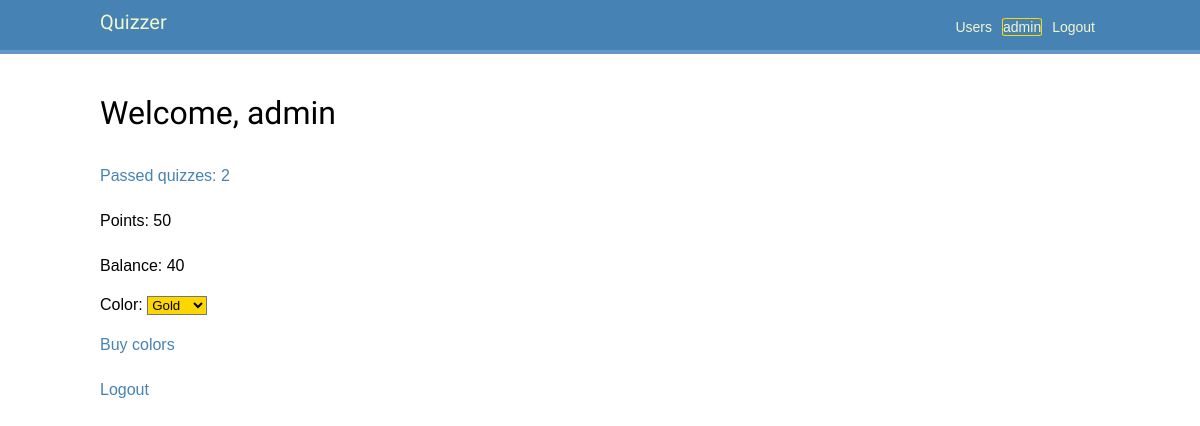
The page /users/profile/1 (signed in) on the database its author committed.
### users/models.py (models this page shows, shortened)
class User(AbstractUser):
    balance = models.IntegerField(default=0)
    color = models.ForeignKey(to=Color, on_delete=models.CASCADE,
        related_name='users')  # default= ?
    colors = models.ManyToManyField(Color)  # Need to add default (fabrik?)
    answers = models.ManyToManyField(Answer, blank=True)
    @property
    def total_points(self) -> int:  # total_score? rating?
        return self.answers.filter(
            correctanswer__answer_id=models.F('id')  # the answer is correct
        ).aggregate(
            models.Sum('question__points')
        )['question__points__sum'] or 0  # get('question__points__sum', 0)
    def passed_quizzes(self) -> set[Quiz]:
        return {answer.question.quiz for answer in self.answers.all()}
    @property
    def passed_quizzes_count(self) -> int:
        return len(self.passed_quizzes())

### quizzes/models.py (models this page shows, shortened)
class Answer(models.Model):
    text = models.CharField(max_length=512)
    question = models.ForeignKey(to=Question, on_delete=models.CASCADE,
                                 related_name='answers')

class Question(models.Model):
    text = models.CharField(max_length=512)
    quiz = models.ForeignKey(to=Quiz, on_delete=models.CASCADE,
                             related_name='questions')
    points = models.IntegerField(default=0)  # Amount of points for correct answer

class Quiz(models.Model):
    title = models.CharField(max_length=128)
    description = models.CharField(max_length=512)

### shop/models.py (models this page shows, shortened)
class Color(models.Model):
    name = models.CharField(verbose_name='Color name', default='', unique=True,
                            max_length=32)
    value = models.CharField(default='rgba(255,255,255,1)', max_length=64)  # unique=?
    price = models.IntegerField(default=0)

### users/views.py (the view, shortened to what this page needs)
# urls.py: path('profile/<int:pk>', ProfileView.as_view(), name='profile'),
class ProfileView(LoginRequiredMixin, DetailView):
    login_url = 'users:login'
    model = USER
    template_name = 'users/profile.html'

### users/templates/users/profile.html (shortened to what this page needs)
{% extends "base.html" %}
{% block content %}
    <h1>Welcome, {{ request.user.username }}</h1>
    <p>
        <a href="{% url 'quizzes:user_result' %}">
            Passed quizzes: {{ request.user.passed_quizzes_count }}
        </a>
    </p>
    <p>Points: {{ request.user.total_points }}</p>
    <p>Balance: {{ request.user.balance }}</p>
        <p>
            {% if object.colors.all %}
                <form action="{% url 'users:profile' request.user.id %}" method="post">
                    Color:
                    <select type="submit" onchange="this.form.submit()" name="choice"
                        style="background-color: {{ request.user.color.value }};"
                    >
                        {% for color in object.colors.all %}
                            <option
                                value="{{ color.pk }}"
                                style="background-color: {{ color.value }};"
                                {% if object.color.pk == color.pk %}selected{% endif %}>
                                {{ color.name }}
                            </option>
                        {% endfor %}
                    </select>
                </form>
            {% else %}
                Color:
                <select>
                    <option value="0">no colors</option>
                </select>
            {% endif %}
        </p>
    <p><a href="{% url 'shop:colors' %}">Buy colors</a></p>
    <p><a href="{% url 'users:logout' %}">Logout</a></p>
{% endblock %}

### users/templates/base.html (shortened to what this page needs)
{% load static %}
<!DOCTYPE html>
<html>
<head>
    <link href="{% static 'css/base.css' %}" rel="stylesheet">
</head>
<body>
    <div id="header">
        <span class="logo"><a href="{% url 'quizzes:quiz_list' %}">Quizzer</a></span>
        {% if request.user.is_authenticated %}
            <span class="user"><a href="{% url 'users:logout' %}"> Logout </a></span>
            <span class="user"><a
                href="{% url 'users:profile' request.user.id %}"
                style="
                    border-style: solid;
                    border-width: 1px;
                    border-radius: 10%;
                    border-color:{{ request.user.color.value }};"
            >
                {{ request.user.username }}
            </a></span>
        {% else %}
            <span class="user"><a href="{% url 'users:login' %}"> Login </a></span>
            <span class="user"><a href="{% url 'users:register' %}"> Register </a></span>
        {% endif %}
        <span class="user"><a href="{% url 'users:user_list' %}"> Users </a></span>
    </div>
    <div id="content">
        {% block content %}
        {% endblock %}
    </div>
</body>
</html>

### users/static/css/base.css (style rules this page uses)
body { margin:0; padding:0; font-family:helvetica, sans-serif; }
p { line-height: 1.8; }
a { color: steelblue; text-decoration:none; }
h1, h2, h3, h4, h5 , h6 { font-family: 'Muli', sans-serif; font-weight:normal; }
h1 { padding:0 0 10px 0; margin:10px 0 20px 0; }
#header { padding:10px 100px; font-size:14px; background: steelblue; color:#fff; border-bottom:4px solid rgb(100, 150, 200); overflow:auto; }
#header .logo { font-family: 'Muli', sans-serif; float:left; color:#f3f7cc; font-size:20px; margin-right:10%; }
#header a { color:#f3f7cc; }
#header .user { float:right; padding-top:4px; margin: 5px; }
#content { padding:30px 100px; }
form { overflow:auto; }

### rows shown on the page
User: user.username "admin", user.passed_quizzes_count "2", user.total_points "50", user.balance "40", choice "Gold"
